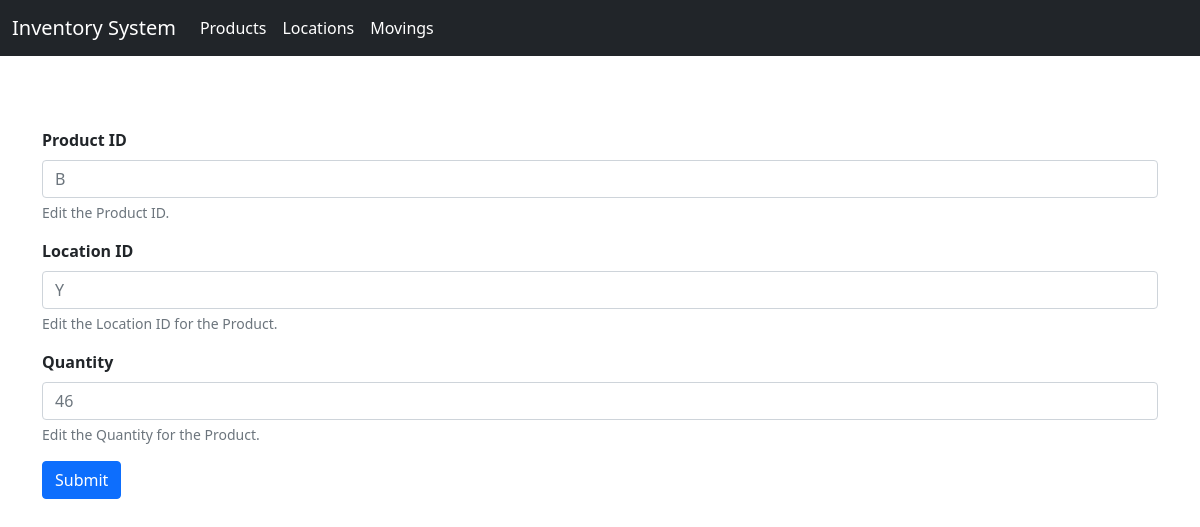
The app's page /edit_product/37 with its own data.
### home/models.py (models this page shows, shortened)
class Locations(models.Model):
    locationid = models.CharField(max_length=50, blank = False)

class Product(Locations):
    ProductId = models.CharField(max_length=100, blank = False)
    qt = models.IntegerField()

class Locations(models.Model):
    locationid = models.CharField(max_length=50, blank = False)

### home/views.py (the view, shortened to what this page needs)
# urls.py: path("edit_product/<int:pk>", views.editproduct, name ='editproduct'),
def editproduct(request, pk):
    item = get_object_or_404(Product, pk =pk)
    context = {
        'item': item
    }
    return render(request, 'editproduct.html', context)

### templates/editproduct.html (shortened to what this page needs)
{% extends 'base.html' %}
{% block body %}
<br>
<form method = 'POST' action = "/edit_product/{{item.pk}}">
  <div class="container mb-3 my-5">
    <label for="ProductID" class="form-label"><strong>Product ID</strong></label>
    <input type="text" class="form-control" id="ProductID" name = "ProductID" placeholder = "{{item.ProductId}}" aria-describedby="ProductIDhelp">
    <div id="ProductIDhelp" class="form-text mb-3">Edit the Product ID.</div>
    <label for="LocationID" class="form-label"><strong>Location ID</strong></label>
    <input type="text" class="form-control" id="LocationID" name = "LocationID" placeholder = "{{item.locationid}}" aria-describedby="LocationIDhelp">
    <div id="LocationIDhelp" class="form-text mb-3">Edit the Location ID for the Product.</div>
    <label for="Quantity" class="form-label"><strong>Quantity</strong></label>
    <input type="text" class="form-control" id="Quantity" name = "Quantity" placeholder = "{{item.qt}}" aria-describedby="Quantityhelp">
    <div id="Quantityhelp" class="form-text mb-3">Edit the Quantity for the Product.</div>
  <button type="submit" class="btn btn-primary">Submit</button>
  </div>
</form>
{% endblock body %}

### records on screen
Product: ProductID "B", Quantity "46"
Locations: LocationID "Y"
